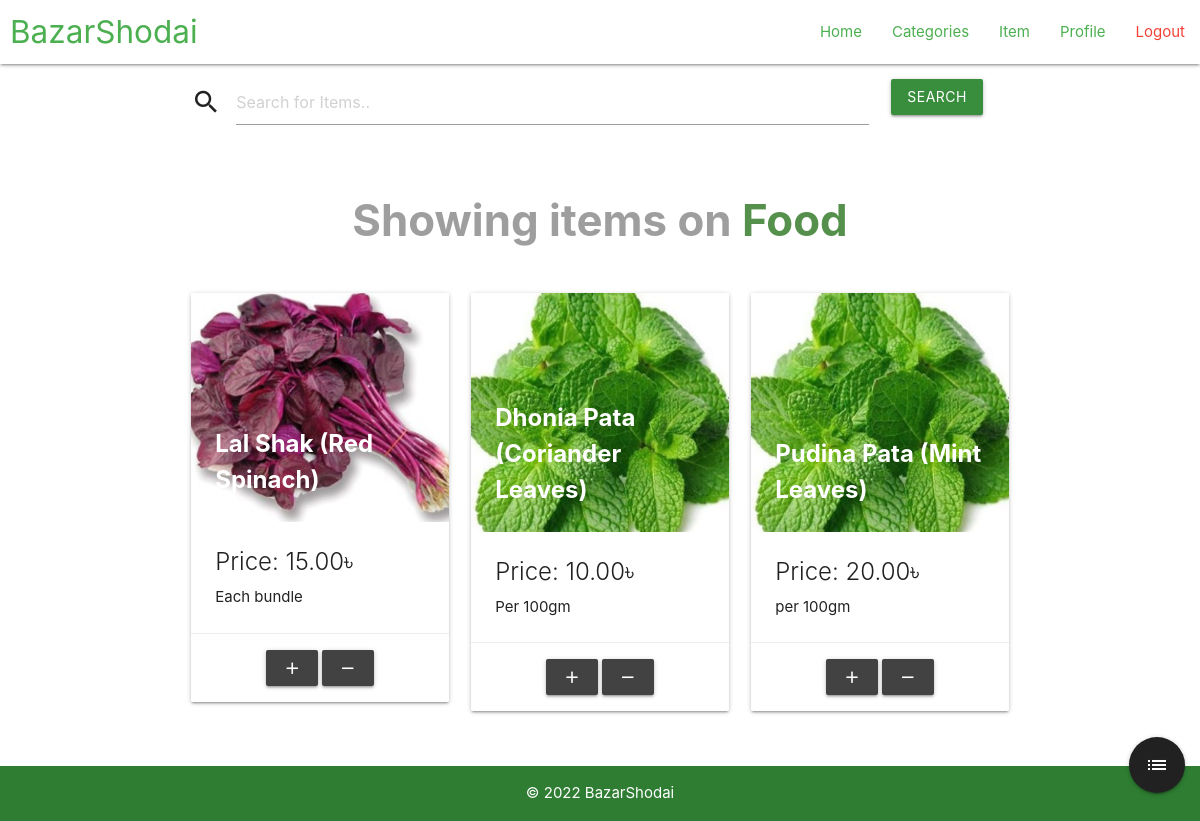
Page /bazar-shodai/category-items.php?category_id=10 on the committed database.
### tables this page shows
CREATE TABLE `tbl_category` (
  `id` int(10) UNSIGNED NOT NULL,
  `title` varchar(255) NOT NULL,
  `image_name` varchar(255) NOT NULL,
  `featured` varchar(255) NOT NULL,
  `active` varchar(255) NOT NULL
);

CREATE TABLE `tbl_item` (
  `id` int(10) UNSIGNED NOT NULL,
  `title` varchar(255) NOT NULL,
  `description` text NOT NULL,
  `price` decimal(10,2) NOT NULL,
  `image_name` varchar(255) NOT NULL,
  `category_id` int(10) UNSIGNED NOT NULL,
  `featured` varchar(255) NOT NULL,
  `active` varchar(255) NOT NULL
);

### bazar-shodai/category-items.php (the view, shortened to what this page needs)
<?php include("reusable-front/head.php") ?>
<?php include("reusable-front/menu.php") ?>
<div class="item-search">
    <div class="row container">
        <form class="col s12" action="<?php echo SITEURL; ?>search-item.php" method="get">
        <div class="row">
            <div class="input-field col s10">
                <i class="material-icons prefix">search</i>
                <input type="search" name="search" placeholder="Search for Items.." required>
            </div>
            <div class="input-field col s2">
                <input type="submit" name="submit" value="Search" class="btn green darken-2">
            </div>
        </div>
        </form>
    </div>
</div>
<div class="categories container">
    <div class="row">
        <?php
            $category_id = $_GET['category_id'];
            $sql = "SELECT * FROM tbl_category
                    WHERE id = $category_id";
            $result = mysqli_query($conn, $sql);
            $row = mysqli_fetch_assoc($result);
            $category_title = $row['title'];
        ?>
        <h3 class="center-align grey-text">Showing items on <span style="color:#55914c"><?php echo $category_title ?></span></h3>
        <?php
            $category_id = $_GET['category_id'];
            $sql = "SELECT * FROM tbl_item
                    WHERE category_id = $category_id";
            $result = mysqli_query($conn, $sql);
            if($result == true) {
                $rows = mysqli_num_rows($result);
                if($rows>0) {
                    while($rows = mysqli_fetch_assoc($result)) {
                        $title = $rows['title'];
                        $price = $rows['price'];
                        $image_name = $rows['image_name'];
                        $description = $rows['description'];
                        ?>
                        <div class="col s12 m4">
                        <div class="row">
                                <div class="col s12 m12">
                                    <div class="card hoverable">
                                        <div class="card-image">
                                            <img src="<?php echo SITEURL; ?>images/item/<?php echo $image_name; ?>">
                                            <span class="card-title" style="font-weight:bold"><?php echo $title; ?></span>
                                        </div>
                                        <div class="card-content">
                                            <span class="card-title">Price: <?php echo $price; ?>৳</span>
                                            <?php echo $description ?>
                                        </div>
                                        <div class="card-action">
                                            <form action="" method="post" class="center-align">
                                                <button name="add" type="submit" class="btn grey darken-3"><i class="material-icons">add</i></button>
                                                <button name="remove" type="submit" class="btn grey darken-3"><i class="material-icons">remove</i></button>
                                            </form>
                                        </div>
                                    </div>
                                </div>
                            </div>
                        </div>
                    <?php
                    }
                }
            }
        ?>
    </div>
</div>
<?php include("reusable-front/footer.php") ?>

### bazar-shodai/css/style.css (style rules this page uses)
#ov .categories { margin-bottom: 20px; }
#ov h3 { font-weight: bold; margin-bottom: 40px; }

### rows in the picture
tbl_category: title "Food"
tbl_item: image_name (picture), title "Lal Shak (Red Spinach)", price "15.00", description "Each bundle"
tbl_item: image_name (picture), title "Dhonia Pata (Coriander Leaves)", price "10.00", description "Per 100gm"
tbl_item: image_name (picture), title "Pudina Pata (Mint Leaves)", price "20.00", description "per 100gm"
